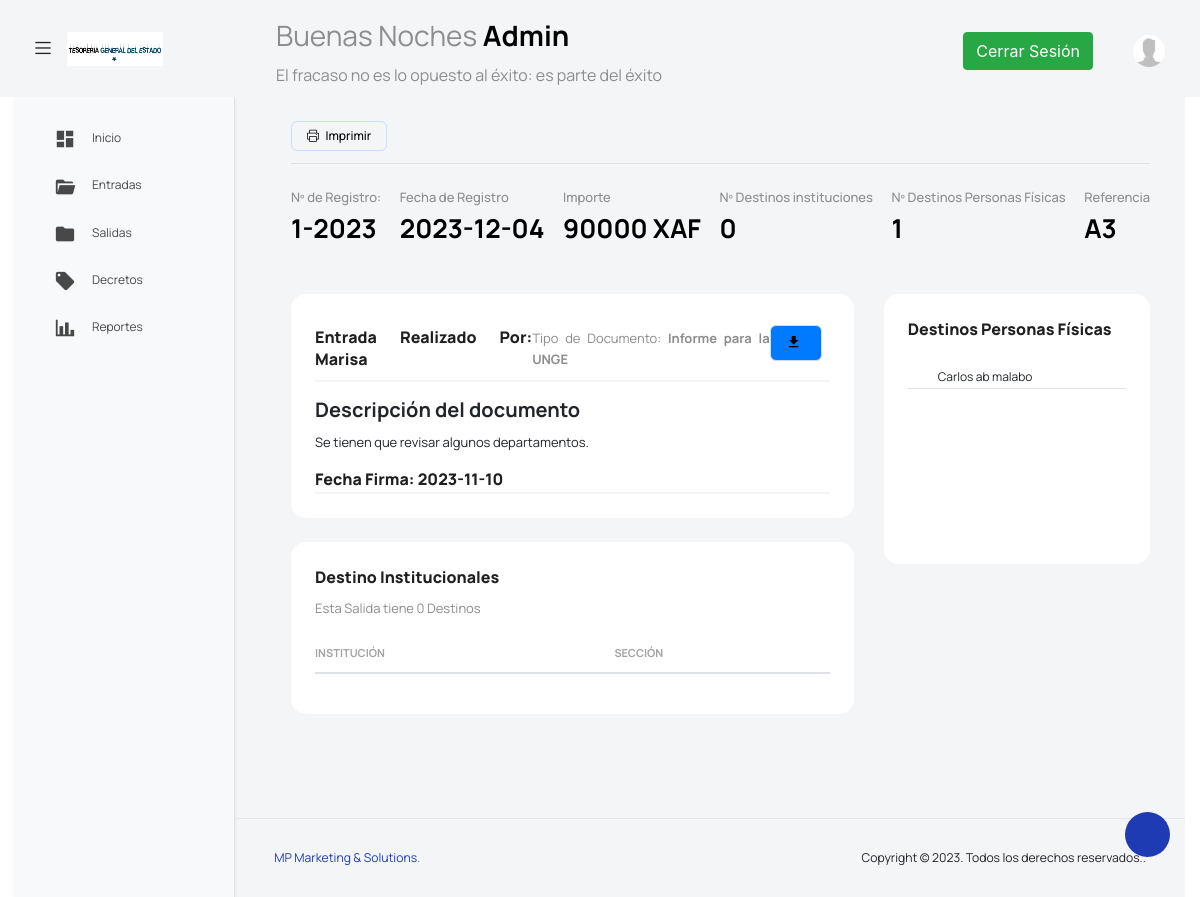
/users/detallesSalidas.php?id=1 (signed in), run on the app's committed database.
### tables this page shows
CREATE TABLE `salidas` (
  `Id` int(10) NOT NULL,
  `NumRegistro` varchar(8) DEFAULT NULL,
  `FechaRegistro` date DEFAULT NULL,
  `TipoDoc` varchar(50) DEFAULT NULL,
  `Archivo` varchar(15) DEFAULT NULL,
  `Descripcion` text DEFAULT NULL,
  `PalabrasClaves` text DEFAULT NULL,
  `FechaFirma` date DEFAULT NULL,
  `Importe` varchar(20) DEFAULT NULL,
  `Entrada` varchar(20) NOT NULL,
  `Referencia` int(5) DEFAULT NULL,
  `Usuario` int(3) DEFAULT NULL
);

CREATE TABLE `referencias` (
  `Id` int(5) NOT NULL,
  `Nombre` varchar(100) DEFAULT NULL,
  `Codigo` varchar(10) DEFAULT NULL
);

CREATE TABLE `usuarios` (
  `Id` int(5) NOT NULL,
  `Nombre` varchar(50) DEFAULT NULL,
  `Pass` varchar(100) DEFAULT NULL,
  `Foto` blob DEFAULT NULL,
  `Dpto` int(4) DEFAULT NULL,
  `Tipo_Usuario` varchar(15) DEFAULT NULL
);

CREATE TABLE `personafisica` (
  `Id` int(20) NOT NULL,
  `NombreCompleto` varchar(200) DEFAULT NULL,
  `Entrada` int(10) DEFAULT NULL,
  `Salida` int(10) DEFAULT NULL,
  `Decreto` int(20) DEFAULT NULL
);

### users/detallesSalidas.php (the view, shortened to what this page needs)
<?php
require "../componentes/head.php";
$codSalida = $_GET['id'];
?>
<div class="container-scroller">
  <?php require "../componentes/topMenu.php"; ?>
  <div class="container-fluid page-body-wrapper">
    <div class="theme-setting-wrapper">
      <div id="settings-trigger"><i class="ti-settings"></i></div>
    </div>
    <?php require "../componentes/sidebarUser.php"; ?>
    <div class="main-panel">
      <div class="content-wrapper">
        <div class="row">
          <div class="col-sm-12">
            <div class="home-tab">
              <?php
              $qSalida = "SELECT * FROM salidas WHERE salidas.Id = '$codSalida'";
              $resulSalida = mysqli_query($conn, $qSalida);
              $Salida = mysqli_fetch_array($resulSalida);
              ?>
              <div class="d-sm-flex align-items-center justify-content-between border-bottom">
                <div>
                  <div class="btn-wrapper">
                    <a href="#" class="btn btn-otline-dark"><i class="icon-printer"></i> Imprimir</a>
                  </div>
                </div>
              </div>
              <?php
              $qCantDesIns = "SELECT ir.Seccion FROM ir INNER JOIN salidas ON ir.Salida = salidas.Id WHERE salidas.Id  = '$codSalida'";
              $resulCan = mysqli_query($conn, $qCantDesIns);
              $CantInsti = mysqli_num_rows($resulCan);
              $qDestino = "SELECT personafisica.NombreCompleto FROM personafisica INNER JOIN salidas ON personafisica.Salida = salidas.Id WHERE salidas.Id = '$codSalida'";
              $resulDes = mysqli_query($conn, $qDestino);
              $numDest = mysqli_num_rows($resulDes);
              ?>
              <div class="tab-content tab-content-basic">
                <div class="tab-pane fade show active" id="overview" role="tabpanel" aria-labelledby="overview">
                  <div class="row">
                    <div class="col-sm-12">
                      <div class="statistics-details d-flex align-items-center justify-content-between">
                        <div>
                          <p class="statistics-title">Nº de Registro:</p>
                          <h3 class="rate-percentage"><?php echo  $Salida['NumRegistro'];; ?></h3>
                        </div>
                        <div>
                          <p class="statistics-title">Fecha de Registro</p>
                          <h3 class="rate-percentage"><?php echo  $Salida['FechaRegistro']; ?></h3>
                        </div>
                        <div>
                          <p class="statistics-title">Importe</p>
                          <h3 class="rate-percentage"><?php echo  $Salida['Importe']; ?> XAF</h3>
                        </div>
                        <div class="d-none d-md-block">
                          <p class="statistics-title">Nº Destinos instituciones</p>
                          <h3 class="rate-percentage"><?php echo  $CantInsti; ?></h3>
                        </div>
                        <div class="d-none d-md-block">
                          <p class="statistics-title">Nº Destinos Personas Físicas</p>
                          <h3 class="rate-percentage"><?php echo  $numDest; ?></h3>
                        </div>
                        <div class="d-none d-md-block">
                          <p class="statistics-title">Referencia</p>
                          <?php
                          $codeRefe = $Salida['Referencia'];
                          $qRef = "SELECT * FROM referencias WHERE Id = '$codeRefe'";
                          $resulRef = mysqli_query($conn, $qRef);
                          $ref = mysqli_fetch_array($resulRef);
                          ?>
                          <h3 class="rate-percentage"><?php echo  $ref['Codigo']; ?></h3>
                        </div>
                      </div>
                    </div>
                  </div>
                  <div class="row">
                    <div class="col-lg-8 d-flex flex-column">
                      <div class="row flex-grow">
                        <div class="col-12 grid-margin stretch-card">
                          <div class="card card-rounded">
                            <div class="card-body">
                              <?php
                              $qUsuario = "SELECT usuarios.Nombre FROM usuarios INNER JOIN salidas ON salidas.Usuario = usuarios.Id WHERE salidas.Id = '$codSalida'";
                              $resulUsuario = mysqli_query($conn, $qUsuario);
                              $Usuario = mysqli_fetch_array($resulUsuario);
                              ?>
                              <div class="d-sm-flex justify-content-between align-items-start">
                                <div class="TopDetallEntradaP">
                                  <div class="TopDetallEntrada">
                                    <h4 class="card-title card-title-dash">Entrada realizado por: <?php echo  $Usuario['Nombre']; ?></h4>
                                    <p class="card-subtitle card-subtitle-dash">Tipo de Documento: <strong><?php echo  $Salida['TipoDoc']; ?></strong> </p>
                                    <a title="Descargar archivo" class="btn btn-primary me-2" href="../documentos/salidas/<?= $Salida['Archivo']; ?>" download="Salida-<?= $Salida['NumRegistro']; ?>"><i class="mdi mdi-download"></i></a>
                                  </div>
                                </div>
                              </div>
                              <div class="chartjs-bar-wrapper mt-3">
                                <h5><strong>Descripción del documento</strong></h5>
                                <p class="card-subtitle card-subtitle-dash"><?php echo  $Salida['Descripcion']; ?></p>
                              </div>
                              <div class="TopDetallEntrada">
                                <h4 class="card-title card-title-dash">Fecha Firma: <?php echo  $Salida['FechaFirma']; ?></h4>
                              </div>
                            </div>
                          </div>
                        </div>
                      </div>
                      <div class="row flex-grow">
                        <div class="col-12 grid-margin stretch-card">
                          <div class="card card-rounded">
                            <div class="card-body">
                              <?php
                              $qDecreto = "SELECT  departementos.Nombre AS NomDpto, departementos.Institucion AS CodInst
                              FROM departementos INNER JOIN ir ON departementos.Id = ir.Seccion WHERE ir.Salida = '$codSalida'";
                              $resul = mysqli_query($conn, $qDecreto);
                              $numDecre = mysqli_num_rows($resul);
                              ?>
                              <div class="d-sm-flex justify-content-between align-items-start">
                                <div>
                                  <h4 class="card-title card-title-dash">Destino Institucionales</h4>
                                  <p class="card-subtitle card-subtitle-dash">Esta Salida tiene <?php echo  $numDecre; ?> Destinos</p>
                                </div>
                              </div>
                              <div class="table-responsive  mt-1">
                                <table class="table select-table">
                                  <thead>
                                    <tr>
                                      <th>Institución</th>
                                      <th>Sección</th>
                                    </tr>
                                  </thead>
                                </table>
                              </div>
                            </div>
                          </div>
                        </div>
                      </div>
                    </div>
                    <div class="col-lg-4 d-flex flex-column">
                      <div class="row flex-grow">
                        <div class="col-12 grid-margin stretch-card">
                          <div class="card card-rounded">
                            <div class="card-body">
                              <div class="row">
                                <div class="col-lg-12">
                                  <div class="d-flex justify-content-between align-items-center">
                                    <h4 class="card-title card-title-dash">Destinos Personas Físicas</h4>
                                  </div>
                                  <div class="list-wrapper">
                                    <?php
                                    $qMiembro = "SELECT personafisica.NombreCompleto FROM personafisica INNER JOIN salidas ON personafisica.Salida = salidas.Id WHERE salidas.Id ='$codSalida'";
                                    $resulMiem = mysqli_query($conn, $qMiembro);
                                    ?>
                                    <ul class="todo-list todo-list-rounded">
                                      <?php
                                      while ($FilasMiembros = mysqli_fetch_array($resulMiem)) {
                                      ?>
                                        <li class="d-block">
                                          <div class="form-check w-100">
                                            <div class="d-flex mt-2">
                                              <div class="ps-4 text-small me-3"><?php echo $FilasMiembros['NombreCompleto']; ?></div>
                                            </div>
                                          </div>
                                        </li>
                                      <?php } ?>
                                    </ul>
                                  </div>
                                </div>
                              </div>
                            </div>
                          </div>
                        </div>
                      </div>
                      <div class="row flex-grow">
                      </div>
                    </div>
                  </div>
                </div>
              </div>
            </div>
          </div>
        </div>
      </div>
      <?php require "../componentes/footer.php"; ?>

### css/estilosPersonalizados.css (style rules this page uses)
.TopDetallEntradaP { width: 100%; }
.TopDetallEntrada { width: 100%; display: flex; justify-content: space-between; align-items: center; border-bottom: 2px solid #f3f3f3; }

### componentes/head.php (style rules this page uses)
.table th, .table td { vertical-align: middle; }
.table th { font-weight: 600; }

### data on the page
salidas: NumRegistro "1-2023", FechaRegistro "2023-12-04", Importe "90000", TipoDoc "Informe para la UNGE", Descripcion "Se tienen que revisar algunos departamentos.", FechaFirma "2023-11-10"
referencias: Codigo "A3"
usuarios: Nombre "Marisa"
personafisica: NombreCompleto "Carlos ab malabo"

### other printed values
$saludo "Buenas Noches"
$usuario "Admin"
$CantInsti "0"
$numDest "1"
$numDecre "0"
